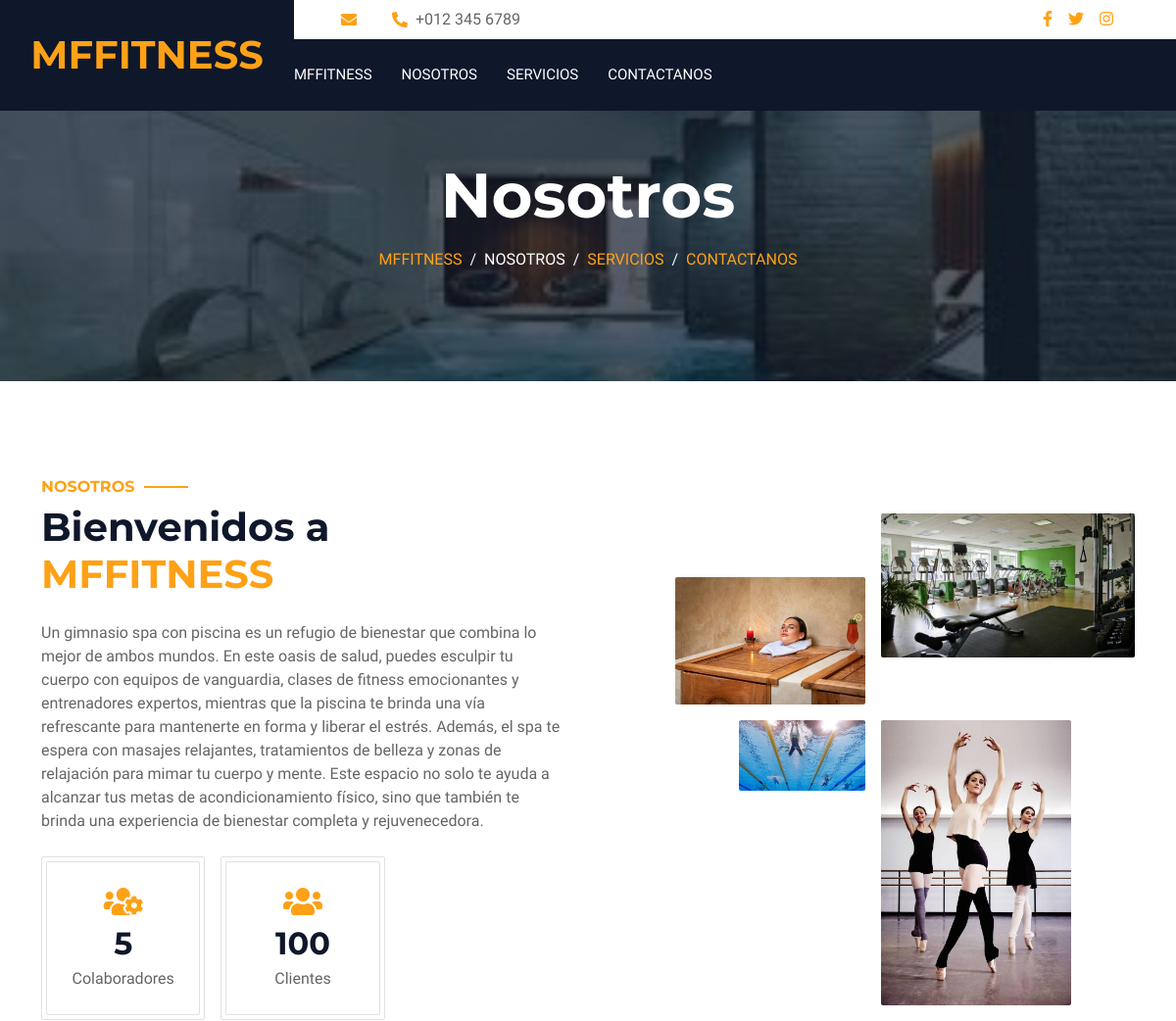
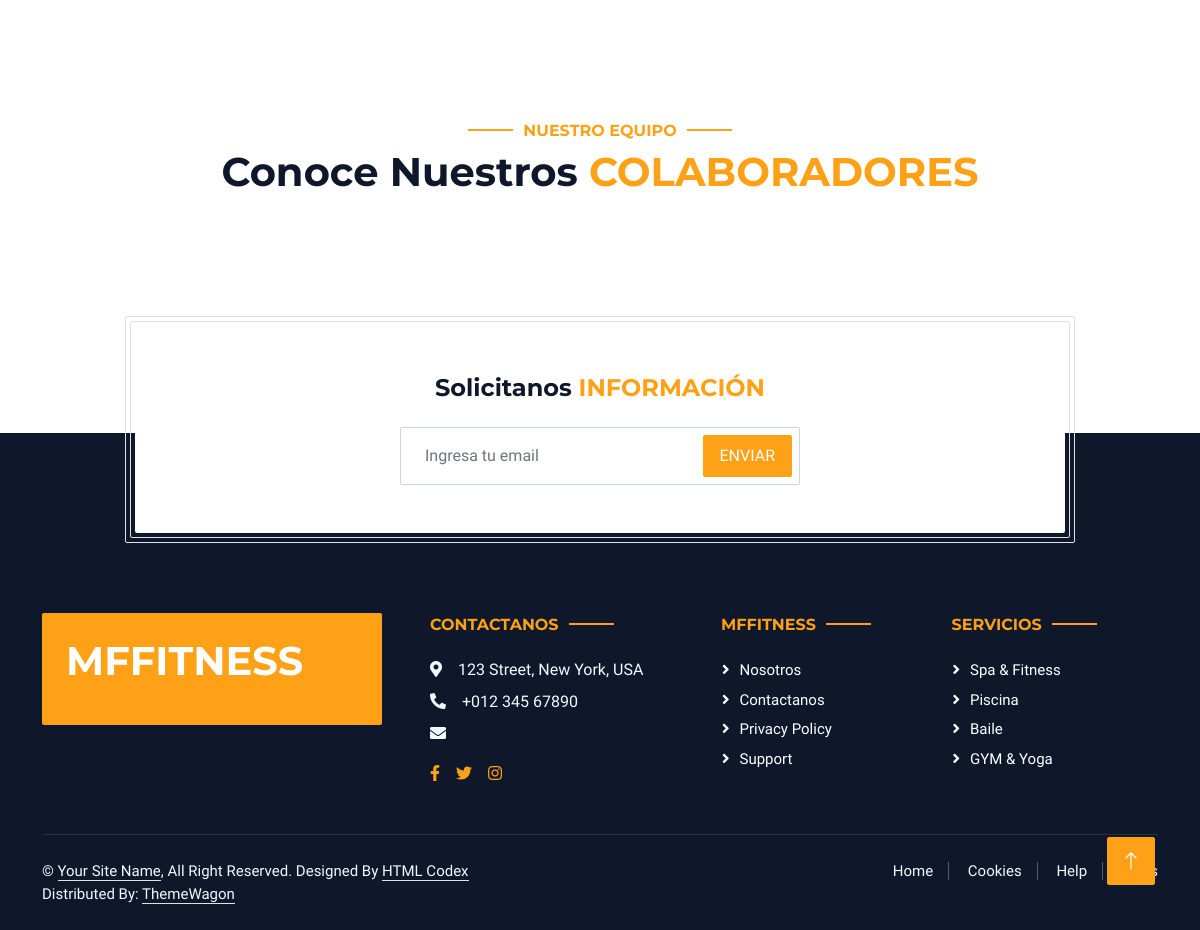
Page /about/ on the earlier database version (2 pictures, top to bottom).
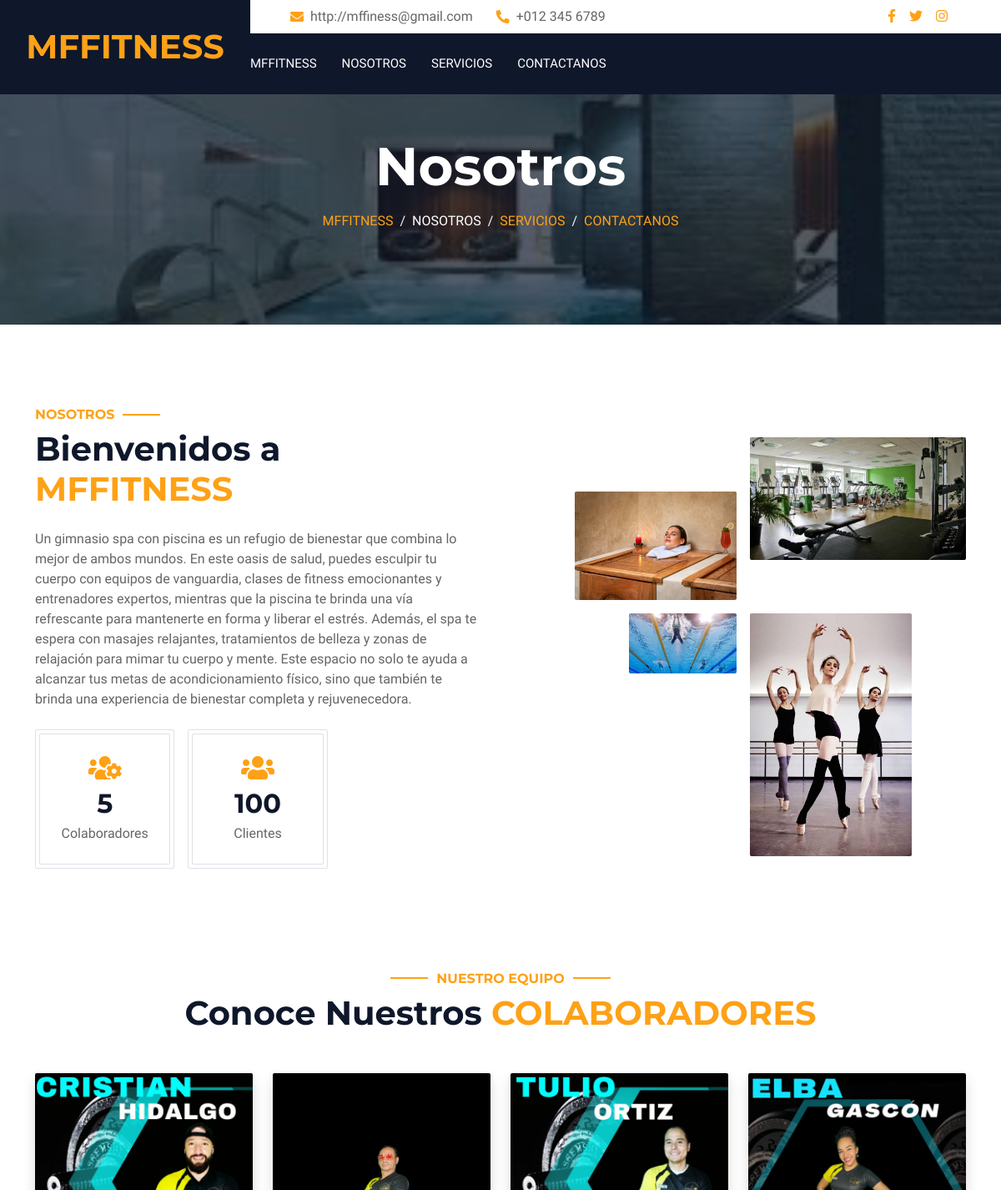
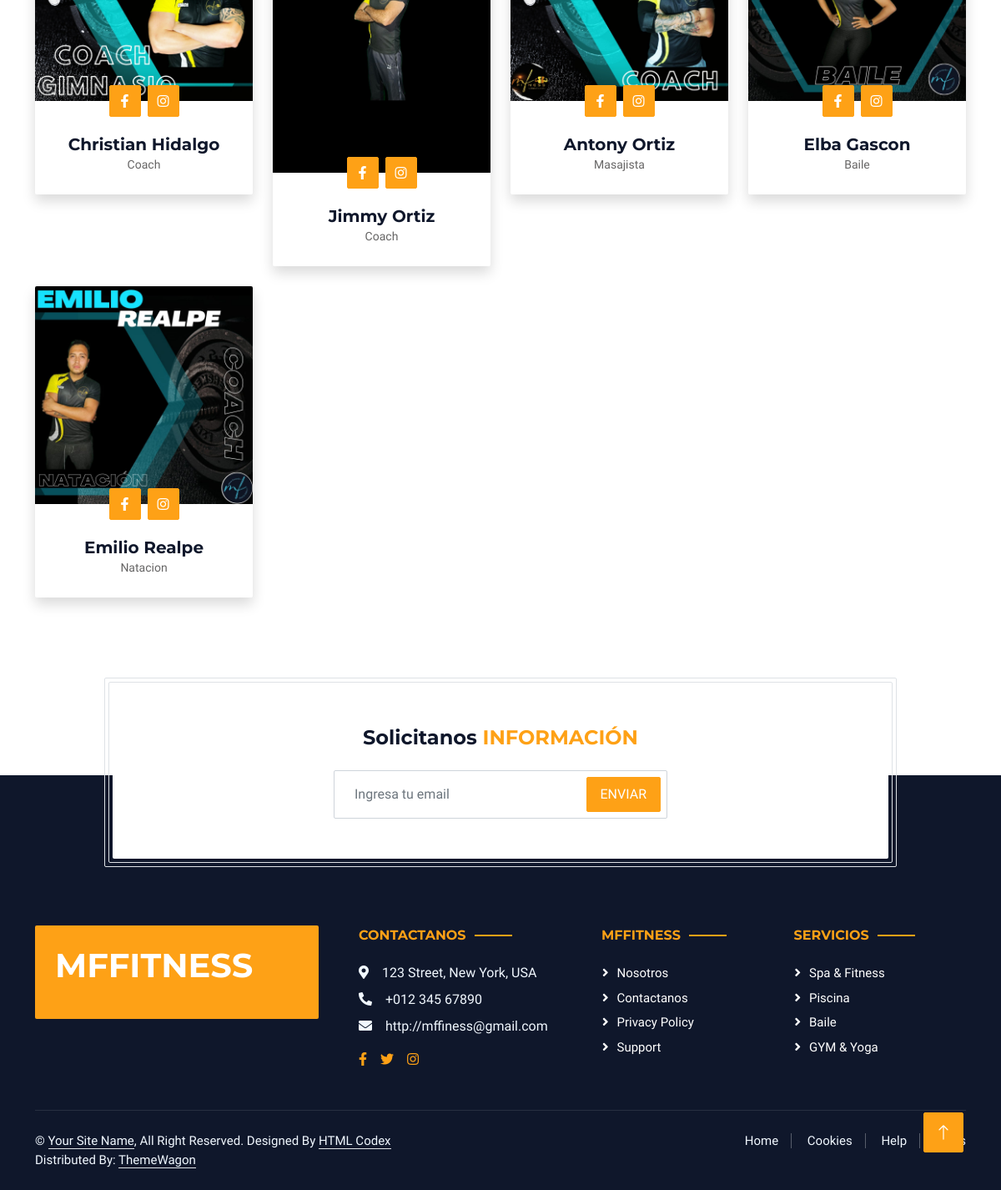
Same page on the later database version (2 pictures, top to bottom).
### social/models.py (models this page shows, shortened)
class Social(models.Model):
    key=models.SlugField(verbose_name='nombre clave',max_length=50, unique=True)
    name=models.CharField(max_length=50, verbose_name='red social')
    url=models.URLField(verbose_name='enlace',null=True, blank=True)
    created=models.DateTimeField(auto_now_add=True, verbose_name='creacion')
    updated=models.DateTimeField(auto_now=True, verbose_name="modificacion")
    class Meta:
        verbose_name="Red Social"
        verbose_name_plural="Redes Sociales"
        ordering=["-created"]

### about/models.py (models this page shows, shortened)
class Team(models.Model):
    name=models.CharField(max_length=100, verbose_name='Nombre')
    lastname=models.CharField(max_length=100, verbose_name='Apellido')
    position=models.CharField(max_length=100, verbose_name='Cargo')
    image=models.ImageField(verbose_name='Imagen', upload_to="about")
    descript=models.TextField(verbose_name="Descripción",null=True, blank=True)
    urlFacebook=models.URLField(verbose_name='Enlace Facebook',null=True, blank=True)
    urlInstagram=models.URLField(verbose_name='Enlace Instagram',null=True, blank=True)
    created=models.DateTimeField(auto_now_add=True, verbose_name='Creación')
    updated=models.DateTimeField(auto_now=True, verbose_name="Modificación")
    class Meta:
        verbose_name="Empleado"
        verbose_name_plural="Equipo de trabajo"
        ordering=["created"]

### about/views.py (the view)
# urls.py: path('', views.about, name="about"),
def about(request):
    team=Team.objects.all()
    return render(request,"about/about.html",{'team': team})

### about/templates/about/about.html (shortened to what this page needs)
{% extends 'core/base.html' %}
{% block background %}{% load static %}{% static 'core/img/spa.jpeg'%}{% endblock  %}
{% block header %}
<h1 class="display-3 text-white mb-3 animated slideInDown">Nosotros</h1>
                    <nav aria-label="breadcrumb">
                        <ol class="breadcrumb justify-content-center text-uppercase">
                            <li class="breadcrumb-item"><a href="{% url 'home'%}">MfFitness</a></li>
                            <li class="breadcrumb-item text-white  active" aria-current="page">Nosotros</li>
                            <li class="breadcrumb-item"><a href="{% url 'services'%}">Servicios</a></li>
                            <li class="breadcrumb-item"><a href="{% url 'contact'%}">Contactanos</a></li>
                        </ol>
                    </nav>
{% endblock  %}
{% block content %}
    <div class="container-xxl py-5">
        <div class="container">
            <div class="row g-5 align-items-center">
                <div class="col-lg-6">
                    <h6 class="section-title text-start text-primary text-uppercase">Nosotros</h6>
                    <h1 class="mb-4">Bienvenidos a <span class="text-primary text-uppercase">MfFitness</span></h1>
                    <p class="mb-4">Un gimnasio spa con piscina es un refugio de bienestar que combina lo mejor de ambos mundos. En este oasis de salud, puedes esculpir tu cuerpo con equipos de vanguardia, clases de fitness emocionantes y entrenadores expertos, mientras que la piscina te brinda una vía refrescante para mantenerte en forma y liberar el estrés. Además, el spa te espera con masajes relajantes, tratamientos de belleza y zonas de relajación para mimar tu cuerpo y mente. Este espacio no solo te ayuda a alcanzar tus metas de acondicionamiento físico, sino que también te brinda una experiencia de bienestar completa y rejuvenecedora.</p>
                    <div class="row g-3 pb-4">
                        <div class="col-sm-4 wow fadeIn" data-wow-delay="0.3s">
                            <div class="border rounded p-1">
                                <div class="border rounded text-center p-4">
                                    <i class="fa fa-users-cog fa-2x text-primary mb-2"></i>
                                    <h2 class="mb-1" data-toggle="counter-up">5</h2>
                                    <p class="mb-0">Colaboradores</p>
                                </div>
                            </div>
                        </div>
                        <div class="col-sm-4 wow fadeIn" data-wow-delay="0.5s">
                            <div class="border rounded p-1">
                                <div class="border rounded text-center p-4">
                                    <i class="fa fa-users fa-2x text-primary mb-2"></i>
                                    <h2 class="mb-1" data-toggle="counter-up">100</h2>
                                    <p class="mb-0">Clientes</p>
                                </div>
                            </div>
                        </div>
                    </div>
                </div>
                <div class="col-lg-6">
                    <div class="row g-3">
                        <div class="col-6 text-end">
                            <img class="img-fluid rounded w-75 wow zoomIn" data-wow-delay="0.1s" src="{% static 'core/img/spa2.jpeg' %}" style="margin-top: 25%;">
                        </div>
                        <div class="col-6 text-start">
                            <img class="img-fluid rounded w-100 wow zoomIn" data-wow-delay="0.3s" src="{% static 'core/img/gym3.jpeg' %}">
                        </div>
                        <div class="col-6 text-end">
                            <img class="img-fluid rounded w-50 wow zoomIn" data-wow-delay="0.5s" src="{% static 'core/img/piscina2.jpeg' %}">
                        </div>
                        <div class="col-6 text-start">
                            <img class="img-fluid rounded w-75 wow zoomIn" data-wow-delay="0.7s" src="{% static 'core/img/baile3.jpeg'%}">
                        </div>
                    </div>
                </div>
            </div>
        </div>
    </div>
      <div class="container-xxl py-5">
        <div class="container">
            <div class="text-center wow fadeInUp" data-wow-delay="0.1s">
                <h6 class="section-title text-center text-primary text-uppercase">Nuestro Equipo</h6>
                <h1 class="mb-5">Conoce Nuestros <span class="text-primary text-uppercase">Colaboradores</span></h1>
            </div>
            <div class="row g-4">
                {% for person in team %}
                <div class="col-lg-3 col-md-6 wow fadeInUp" data-wow-delay="0.1s">
                    <div class="rounded shadow overflow-hidden">
                        <div class="position-relative">
                            <img class="img-fluid" src="{{person.image.url}}" alt="">
                            <div class="position-absolute start-50 top-100 translate-middle d-flex align-items-center">
                                <a class="btn btn-square btn-primary mx-1" href="{{person.urlFacebook}}"><i class="fab fa-facebook-f"></i></a>
                                <a class="btn btn-square btn-primary mx-1" href="{{person.urlInstagram}}"><i class="fab fa-instagram"></i></a>
                            </div>
                        </div>
                        <div class="text-center p-4 mt-3">
                            <h5 class="fw-bold mb-0">{{person.name}} {{person.lastname}}</h5>
                            <small>{{person.position}}</small>
                        </div>
                    </div>
                </div>
                {% endfor %}
            </div>
        </div>
    </div>
{% endblock  %}

### core/templates/core/base.html (shortened to what this page needs)
<!DOCTYPE html>
<html lang="en">
<head>
    {% load static %}
    <link href="https://cdnjs.cloudflare.com/ajax/libs/font-awesome/5.10.0/css/all.min.css" rel="stylesheet">
    <link href="https://cdn.jsdelivr.net/npm/bootstrap-icons@1.4.1/font/bootstrap-icons.css" rel="stylesheet">
    <link href="{% static 'core/lib/animate/animate.min.css' %}" rel="stylesheet">
    <link href="{% static 'core/lib/owlcarousel/assets/owl.carousel.min.css' %}" rel="stylesheet">
    <link href="{% static 'core/lib/tempusdominus/css/tempusdominus-bootstrap-4.min.css' %}" rel="stylesheet" />
    <link href="{% static 'core/css/bootstrap.min.css' %}" rel="stylesheet">
    <link href="{% static 'core/css/style.css' %}" rel="stylesheet">
</head>
<body>
    <div class="container-xxl bg-white p-0">
        <div class="container-fluid bg-dark px-0">
            <div class="row gx-0">
                <div class="col-lg-3 bg-dark d-none d-lg-block">
                    <a href="{% url 'home'%}" class="navbar-brand w-100 h-100 m-0 p-0 d-flex align-items-center justify-content-center">
                        <h1 class="m-0 text-primary text-uppercase">MFfitness</h1>
                    </a>
                </div>
                <div class="col-lg-9">
                    <div class="row gx-0 bg-white d-none d-lg-flex">
                        <div class="col-lg-7 px-5 text-start">
                            <div class="h-100 d-inline-flex align-items-center py-2 me-4">
                                <i class="fa fa-envelope text-primary me-2"></i>
                                <p class="mb-0">{{red_correo}}</p>
                            </div>
                            <div class="h-100 d-inline-flex align-items-center py-2">
                                <i class="fa fa-phone-alt text-primary me-2"></i>
                                <p class="mb-0">+012 345 6789</p>
                            </div>
                        </div>
                        <div class="col-lg-5 px-5 text-end">
                            <div class="d-inline-flex align-items-center py-2">
                                <a class="me-3" href="{{red_facebook}}"><i class="fab fa-facebook-f"></i></a>
                                <a class="me-3" href="{{red_twitter}}"><i class="fab fa-twitter"></i></a>
                                <a class="me-3" href="{{red_instagram}}"><i class="fab fa-instagram"></i></a>
                            </div>
                        </div>
                    </div>
                    <nav class="navbar navbar-expand-lg bg-dark navbar-dark p-3 p-lg-0">
                        <div class="collapse navbar-collapse justify-content-between" id="navbarCollapse">
                            <div class="navbar-nav mr-auto py-0">
                                <a href="{% url 'home'%}" class="nav-item nav-link ">MfFitness</a>
                                <a href="{% url 'about'%}" class="nav-item nav-link">Nosotros</a>
                                <a href="{% url 'services'%}" class="nav-item nav-link">Servicios</a>
                                <a href="{% url 'contact'%}" class="nav-item nav-link">Contactanos</a>
                            </div>
                        </div>
                    </nav>
                </div>
            </div>
        </div>
        <div class="container-fluid page-header mb-5 p-0" style="background-image: url('{% block background %}{% endblock %}');">
            <div class="container-fluid page-header-inner py-5">
                <div class="container text-center pb-5">
                    {% block header %} {% endblock%}
                </div>
            </div>
        </div>
        {% block content %}{% endblock %}
        <div class="container newsletter mt-5 wow fadeIn" data-wow-delay="0.1s">
            <div class="row justify-content-center">
                <div class="col-lg-10 border rounded p-1">
                    <div class="border rounded text-center p-1">
                        <div class="bg-white rounded text-center p-5">
                            <h4 class="mb-4">Solicitanos <span class="text-primary text-uppercase">Información</span></h4>
                            <div class="position-relative mx-auto" style="max-width: 400px;">
                                <input class="form-control w-100 py-3 ps-4 pe-5" type="text" placeholder="Ingresa tu email">
                                <button type="button" class="btn btn-primary py-2 px-3 position-absolute top-0 end-0 mt-2 me-2">Enviar</button>
                            </div>
                        </div>
                    </div>
                </div>
            </div>
        </div>
        <div class="container-fluid bg-dark text-light footer wow fadeIn" data-wow-delay="0.1s">
            <div class="container pb-5">
                <div class="row g-5">
                    <div class="col-md-6 col-lg-4">
                        <div class="bg-primary rounded p-4">
                            <a href="{% url 'home'%}"><h1 class="text-white text-uppercase mb-3">MfFitness</h1></a>
                        </div>
                    </div>
                    <div class="col-md-6 col-lg-3">
                        <h6 class="section-title text-start text-primary text-uppercase mb-4">Contactanos</h6>
                        <p class="mb-2"><i class="fa fa-map-marker-alt me-3"></i>123 Street, New York, USA</p>
                        <p class="mb-2"><i class="fa fa-phone-alt me-3"></i>+012 345 67890</p>
                        <p class="mb-2"><i class="fa fa-envelope me-3"></i>{{red_correo}}</p>
                        <div class="d-flex pt-2">
                            <a class="me-3" href="{{red_facebook}}"><i class="fab fa-facebook-f"></i></a>
                                <a class="me-3" href="{{red_twitter}}"><i class="fab fa-twitter"></i></a>
                                <a class="me-3" href="{{red_instagram}}"><i class="fab fa-instagram"></i></a>
                        </div>
                    </div>
                    <div class="col-lg-5 col-md-12">
                        <div class="row gy-5 g-4">
                            <div class="col-md-6">
                                <h6 class="section-title text-start text-primary text-uppercase mb-4">MfFitness</h6>
                                <a class="btn btn-link" href="{% url 'about' %}">Nosotros</a>
                                <a class="btn btn-link" href="{% url 'contact' %}">Contactanos</a>
                                <a class="btn btn-link" href="">Privacy Policy</a>
                                <a class="btn btn-link" href="">Support</a>
                            </div>
                            <div class="col-md-6">
                                <h6 class="section-title text-start text-primary text-uppercase mb-4">Servicios</h6>
                                <a class="btn btn-link" href="{% url 'services' %}">Spa & Fitness</a>
                                <a class="btn btn-link" href="{% url 'services' %}">Piscina</a>
                                <a class="btn btn-link" href="{% url 'services' %}">Baile</a>
                                <a class="btn btn-link" href="{% url 'services' %}">GYM & Yoga</a>
                            </div>
                        </div>
                    </div>
                </div>
            </div>
            <div class="container">
                <div class="copyright">
                    <div class="row">
                        <div class="col-md-6 text-center text-md-start mb-3 mb-md-0">
                            &copy; <a class="border-bottom" href="#">Your Site Name</a>, All Right Reserved.
							Designed By <a class="border-bottom" href="https://htmlcodex.com">HTML Codex</a>
                            <br>Distributed By: <a class="border-bottom" href="https://themewagon.com" target="_blank">ThemeWagon</a>
                        </div>
                        <div class="col-md-6 text-center text-md-end">
                            <div class="footer-menu">
                                <a href="">Home</a>
                                <a href="">Cookies</a>
                                <a href="">Help</a>
                                <a href="">FQAs</a>
                            </div>
                        </div>
                    </div>
                </div>
            </div>
        </div>
        <a href="#" class="btn btn-lg btn-primary btn-lg-square back-to-top"><i class="bi bi-arrow-up"></i></a>
    </div>
</body>
</html>

Differences in the rows shown:
added Social: url "http://mffiness@gmail.com"
added Team: image (picture), name "Christian", lastname "Hidalgo", position "Coach"
added Team: image (picture), name "Jimmy", lastname "Ortiz", position "Coach"
added Team: image (picture), name "Antony", lastname "Ortiz", position "Masajista"
added Team: image (picture), name "Elba", lastname "Gascon", position "Baile"
added Team: image (picture), name "Emilio", lastname "Realpe", position "Natacion"
